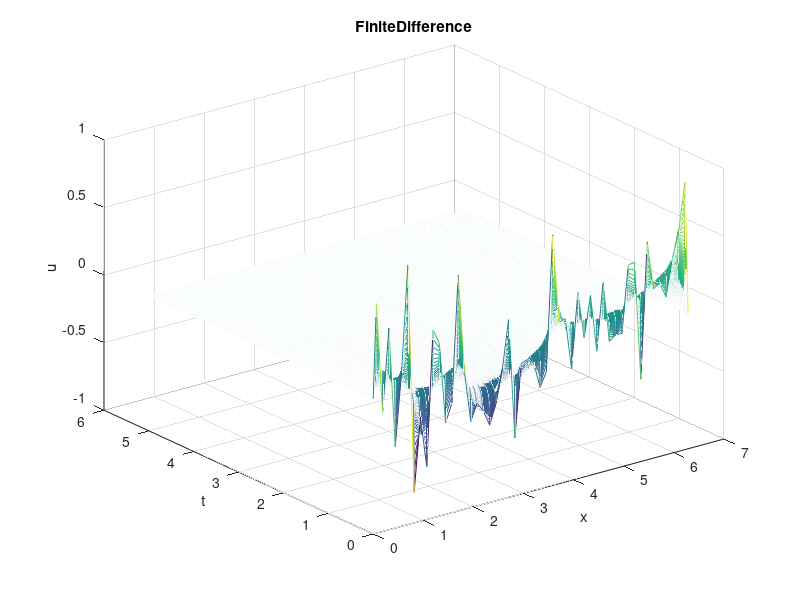

MATLAB code to generate this figure: (Note: this script raises an error after producing the figure.)
%% Allen-Cahn and Heat Equations with Dirichlet (Zero) Boundary conditions.
clf;
clc;
clear all;
figures_so_far = 1;

%addpath('./mole_MATLAB/');

%% Settings %%%%
N = 50; % number of grid points

explicit = true;
allen_cahn = false;

%% Shared problem parameters

%% Heat Equation
coeff = (1/.15).^2;  %Coefficient needed for Allen-Cahn PDE.
alpha = 1.0; % thermal diffusivity.

%% X Domain
a = 0;
b = 2*pi;
dx = (b-a)/N;
dx2 = dx/2;

%% X discretization
X = [a (a+dx2):dx:(b-dx2) b]'; % solution domain is u(0) to u(N)

% Initial Condition
u0= 1.2*(rand(size(X))-1*rand(size(X)));
%% u0 = 0.15*(1*0+sin(3*2*3.14/(b-a) * X));

u0(1) = 0;
u0(end) = 0;

% Time Domain
t0 = 0;
tf = 5.0;
dt = (dx2^2)/(4*alpha); % Von Neumann Stability Criterion
T = [t0:dt:(ceil(tf/dt)*dt)];

%plot_frequency = (tf/dt)/N;
plot_frequency = 2; % for watching time evolution
plot_frequency = 1;

% Implicit "Standard" Finite Differences Approach
finiteDifference = zeros(length(T), length(X)); % to store solutions

% Time discretization
t = t0;
timesteps = 1;

% Initial Condition
u = u0(2:end-1);
unew = u0(2:end-1);
finiteDifference(1,:) = u0;

%% Finite Difference Operator Matrix
%% N
v = alpha*dt/dx^2;
a0 = v*ones(N, 1);
a1 = -2*v*ones(N, 1);
A = spdiags([a0 a1 a0], [-1 0 1], N, N);

if (explicit)
  FD = speye(size(A)) + A;
else
  FD = speye(size(A)) - A;
end

%% Integrate
while (t < tf)
    %% update U
    if (explicit)
      unew = FD * u;
    else
      unew = FD \ u;
    end

    if (allen_cahn)
      unew = unew - coeff*dt*(u.^3-u);
    end

    %% timestep
    timesteps = timesteps+1;
    t = timesteps*dt;

    u = unew;
    finiteDifference(timesteps,:) = [0; u; 0];
end
finiteDifference(end,:) = [0; u; 0];

figure(figures_so_far); figures_so_far = figures_so_far + 1;
mesh(X,T,finiteDifference);
title("FiniteDifference");
xlabel('x'); ylabel('t'); zlabel('u');

u_finiteDifference = u;

%% Implicit Mimetic Finite Differences Approach
mimetic = zeros(length(T), length(X));

%% Time discretization
t = t0;
timesteps = 1;

%% Initial Condition
u = u0(2:end-1);
unew = u0(2:end-1);
mimetic(1,:) = u0;

%% Mimetic Operator Matrix
order = 2;

L = lap(order, N, dx);
L = L(2:end-1, 2:end-1);

if (explicit)
  MFD = speye(size(L)) + alpha*dt*(L);
else
  MFD = speye(size(L)) - alpha*dt*(L);
end

%% Integrate
while (t < tf)
    %% update U
    if (explicit)
      unew = MFD * u;
    else
      unew = MFD \ u;
    end

    if (allen_cahn)
      unew = unew - coeff*dt*(u.^3-u);
    end

    %% timestep
    timesteps = timesteps+1;
    t = timesteps*dt;

    u = unew;
    mimetic(timesteps,:) = [0; u; 0];
end
mimetic(end,:) = [0; u; 0];

figure(figures_so_far); figures_so_far = figures_so_far + 1;
mesh(X,T,mimetic);
title("Mimetic");
xlabel('x'); ylabel('t'); zlabel('u');

u_mimetic = u;

%% Matlab Solver
matlab = pdepe(0, @(x, t, u, DuDx) pde(x, t, u, DuDx, allen_cahn, coeff), @(x) u0(find(X==x)), @bcfun, X, T);

figure(figures_so_far); figures_so_far = figures_so_far + 1;
mesh(X,T,matlab);
title("Matlab");
xlabel('x'); ylabel('t'); zlabel('u');


%% 3D plots
figure(figures_so_far); figures_so_far = figures_so_far + 1;
mesh(X,T,abs(mimetic-finiteDifference));
title("Mimetic vs FiniteDifference");
xlabel('x'); ylabel('t'); zlabel('u');

figure(figures_so_far); figures_so_far = figures_so_far + 1;
mesh(X,T,abs(mimetic-matlab));
title("Mimetic vs Matlab");
xlabel('x'); ylabel('t'); zlabel('u');

figure(figures_so_far); figures_so_far = figures_so_far + 1;
hold on;
plot(X,u0, "c:", 'DisplayName', 'I.C');
plot(X, mimetic(end,:), "r-", 'DisplayName', 'Mimetic');
plot(X, finiteDifference(end,:), "b--", 'DisplayName', 'FiniteDifference');
plot(X, matlab(end,:), "k.", 'DisplayName', 'Matlab');
title("Final State")
xlabel('x')
ylabel('U')
xlim([a b]);
ylim([-2 2]);
legend();
hold off;

%% Function for matlab solver
function [c,f,s] = pde(x, t, u, DuDx, allen_cahn, coeff)
  c = 1;
  f = DuDx;
  if (allen_cahn)
	s = coeff*(u-u.^3);
  else
	s = 0;
  end
end

function [pl,ql,pr,qr] = bcfun(xl, ul, xr, ur, t)
  pl = ul;
  ql = 0;
  pr = ur;
  qr = 0;
end
